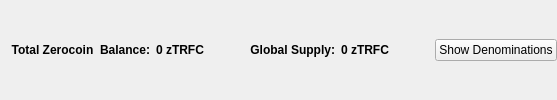
                       <widget class="QFrame" name="balanceSupplyFrame">
                        <layout class="QHBoxLayout" name="horizontalLayout_2" stretch="0,0,0,1,0">
                         <property name="rightMargin">
                          <number>0</number>
                         </property>
                         <item>
                          <layout class="QHBoxLayout" name="horizontalLayout_34">
                           <item>
                            <widget class="QLabel" name="labelzAvailableText_3">
                             <property name="font">
                              <font>
                               <weight>75</weight>
                               <bold>true</bold>
                              </font>
                             </property>
                             <property name="toolTip">
                              <string>Total Balance including unconfirmed and immature zTRFC</string>
                             </property>
                             <property name="text">
                              <string>Total Zerocoin  Balance:</string>
                             </property>
                             <property name="alignment">
                              <set>Qt::AlignRight|Qt::AlignTrailing|Qt::AlignVCenter</set>
                             </property>
                            </widget>
                           </item>
                           <item>
                            <widget class="QLabel" name="labelzAvailableAmount_4">
                             <property name="minimumSize">
                              <size>
                               <width>40</width>
                               <height>0</height>
                              </size>
                             </property>
                             <property name="font">
                              <font>
                               <weight>75</weight>
                               <bold>true</bold>
                              </font>
                             </property>
                             <property name="toolTip">
                              <string>Total Balance including unconfirmed and immature zTRFC</string>
                             </property>
                             <property name="text">
                              <string>0 zTRFC</string>
                             </property>
                             <property name="alignment">
                              <set>Qt::AlignLeading|Qt::AlignLeft|Qt::AlignVCenter</set>
                             </property>
                            </widget>
                           </item>
                          </layout>
                         </item>
                         <item>
                          <spacer name="horizontalSpacer_32">
                           <property name="orientation">
                            <enum>Qt::Horizontal</enum>
                           </property>
                           <property name="sizeHint" stdset="0">
                            <size>
                             <width>40</width>
                             <height>20</height>
                            </size>
                           </property>
                          </spacer>
                         </item>
                         <item>
                          <layout class="QHBoxLayout" name="horizontalLayout_35">
                           <item>
                            <widget class="QLabel" name="labelZsupplyText_2">
                             <property name="font">
                              <font>
                               <weight>75</weight>
                               <bold>true</bold>
                              </font>
                             </property>
                             <property name="text">
                              <string>Global Supply:</string>
                             </property>
                             <property name="alignment">
                              <set>Qt::AlignRight|Qt::AlignTrailing|Qt::AlignVCenter</set>
                             </property>
                            </widget>
                           </item>
                           <item>
                            <widget class="QLabel" name="labelZsupplyAmount_2">
                             <property name="font">
                              <font>
                               <weight>75</weight>
                               <bold>true</bold>
                              </font>
                             </property>
                             <property name="text">
                              <string>0 zTRFC</string>
                             </property>
                            </widget>
                           </item>
                          </layout>
                         </item>
                         <item>
                          <spacer name="horizontalSpacer_31">
                           <property name="orientation">
                            <enum>Qt::Horizontal</enum>
                           </property>
                           <property name="sizeHint" stdset="0">
                            <size>
                             <width>40</width>
                             <height>20</height>
                            </size>
                           </property>
                          </spacer>
                         </item>
                         <item>
                          <widget class="QPushButton" name="pushButtonShowDenoms">
                           <property name="toolTip">
                            <string>Show zTRFC denominations list</string>
                           </property>
                           <property name="text">
                            <string>Show Denominations</string>
                           </property>
                          </widget>
                         </item>
                        </layout>
                       </widget>
